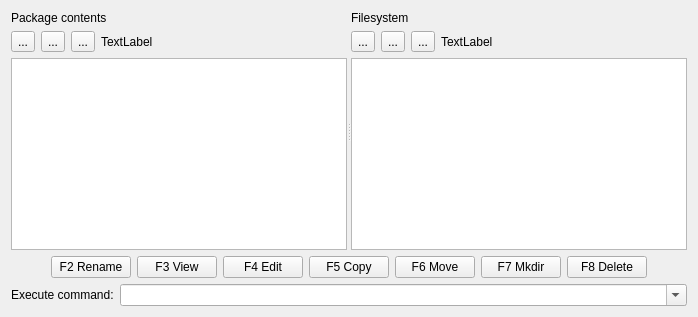
     <widget class="QWidget" name="tab">
      <attribute name="icon">
       <iconset>
        <normaloff>../../../../usr/share/icons/crystalsvg/32x32/actions/filenew.png</normaloff>../../../../usr/share/icons/crystalsvg/32x32/actions/filenew.png</iconset>
      </attribute>
      <attribute name="title">
       <string>File manager</string>
      </attribute>
      <layout class="QVBoxLayout">
       <item>
        <widget class="QSplitter" name="splitter_6">
         <property name="sizePolicy">
          <sizepolicy hsizetype="Expanding" vsizetype="Expanding">
           <horstretch>0</horstretch>
           <verstretch>0</verstretch>
          </sizepolicy>
         </property>
         <property name="orientation">
          <enum>Qt::Horizontal</enum>
         </property>
         <widget class="QWidget" name="layoutWidget">
          <layout class="QVBoxLayout">
           <item>
            <widget class="QLabel" name="label_13">
             <property name="text">
              <string>Package contents</string>
             </property>
            </widget>
           </item>
           <item>
            <layout class="QHBoxLayout">
             <item>
              <widget class="QToolButton" name="goHomeButton">
               <property name="toolTip">
                <string>Go to package root</string>
               </property>
               <property name="text">
                <string>...</string>
               </property>
               <property name="icon">
                <iconset>
                 <normaloff>../../../../usr/share/mpkg/packagebuilder/icons/gohome.png</normaloff>../../../../usr/share/mpkg/packagebuilder/icons/gohome.png</iconset>
               </property>
              </widget>
             </item>
             <item>
              <widget class="QToolButton" name="goUpButton">
               <property name="toolTip">
                <string>Directory up</string>
               </property>
               <property name="text">
                <string>...</string>
               </property>
               <property name="icon">
                <iconset>
                 <normaloff>../../../../usr/share/mpkg/packagebuilder/icons/up.png</normaloff>../../../../usr/share/mpkg/packagebuilder/icons/up.png</iconset>
               </property>
              </widget>
             </item>
             <item>
              <widget class="QToolButton" name="refreshButton">
               <property name="toolTip">
                <string>Refresh</string>
               </property>
               <property name="text">
                <string>...</string>
               </property>
               <property name="icon">
                <iconset>
                 <normaloff>../../../../usr/share/mpkg/packagebuilder/icons/reload.png</normaloff>../../../../usr/share/mpkg/packagebuilder/icons/reload.png</iconset>
               </property>
               <property name="shortcut">
                <string>Ctrl+R</string>
               </property>
              </widget>
             </item>
             <item>
              <widget class="QLabel" name="filelistCurrentPath">
               <property name="text">
                <string>TextLabel</string>
               </property>
              </widget>
             </item>
             <item>
              <spacer>
               <property name="orientation">
                <enum>Qt::Horizontal</enum>
               </property>
               <property name="sizeHint" stdset="0">
                <size>
                 <width>40</width>
                 <height>20</height>
                </size>
               </property>
              </spacer>
             </item>
            </layout>
           </item>
           <item>
            <widget class="QListWidget" name="filelistWidget">
             <property name="selectionMode">
              <enum>QAbstractItemView::ExtendedSelection</enum>
             </property>
             <property name="selectionRectVisible">
              <bool>true</bool>
             </property>
            </widget>
           </item>
          </layout>
         </widget>
         <widget class="QWidget" name="layoutWidget_2">
          <layout class="QVBoxLayout">
           <item>
            <widget class="QLabel" name="label_14">
             <property name="text">
              <string>Filesystem</string>
             </property>
            </widget>
           </item>
           <item>
            <layout class="QHBoxLayout">
             <item>
              <widget class="QToolButton" name="goHomeButton_2">
               <property name="toolTip">
                <string>Go to home directory</string>
               </property>
               <property name="text">
                <string>...</string>
               </property>
               <property name="icon">
                <iconset>
                 <normaloff>../../../../usr/share/mpkg/packagebuilder/icons/gohome.png</normaloff>../../../../usr/share/mpkg/packagebuilder/icons/gohome.png</iconset>
               </property>
              </widget>
             </item>
             <item>
              <widget class="QToolButton" name="goUpButton_2">
               <property name="toolTip">
                <string>Directory up</string>
               </property>
               <property name="text">
                <string>...</string>
               </property>
               <property name="icon">
                <iconset>
                 <normaloff>../../../../usr/share/mpkg/packagebuilder/icons/up.png</normaloff>../../../../usr/share/mpkg/packagebuilder/icons/up.png</iconset>
               </property>
              </widget>
             </item>
             <item>
              <widget class="QToolButton" name="refreshButton_2">
               <property name="toolTip">
                <string>Refresh</string>
               </property>
               <property name="text">
                <string>...</string>
               </property>
               <property name="icon">
                <iconset>
                 <normaloff>../../../../usr/share/mpkg/packagebuilder/icons/reload.png</normaloff>../../../../usr/share/mpkg/packagebuilder/icons/reload.png</iconset>
               </property>
               <property name="shortcut">
                <string>Ctrl+R</string>
               </property>
              </widget>
             </item>
             <item>
              <widget class="QLabel" name="filelistCurrentPath_2">
               <property name="text">
                <string>TextLabel</string>
               </property>
              </widget>
             </item>
             <item>
              <spacer>
               <property name="orientation">
                <enum>Qt::Horizontal</enum>
               </property>
               <property name="sizeHint" stdset="0">
                <size>
                 <width>40</width>
                 <height>20</height>
                </size>
               </property>
              </spacer>
             </item>
            </layout>
           </item>
           <item>
            <widget class="QListWidget" name="filelistWidget_2">
             <property name="editTriggers">
              <set>QAbstractItemView::AnyKeyPressed|QAbstractItemView::DoubleClicked|QAbstractItemView::EditKeyPressed</set>
             </property>
             <property name="selectionMode">
              <enum>QAbstractItemView::ExtendedSelection</enum>
             </property>
            </widget>
           </item>
          </layout>
         </widget>
        </widget>
       </item>
       <item>
        <layout class="QHBoxLayout">
         <item>
          <spacer>
           <property name="orientation">
            <enum>Qt::Horizontal</enum>
           </property>
           <property name="sizeHint" stdset="0">
            <size>
             <width>40</width>
             <height>20</height>
            </size>
           </property>
          </spacer>
         </item>
         <item>
          <widget class="QPushButton" name="renameButton">
           <property name="text">
            <string>F2 Rename</string>
           </property>
           <property name="shortcut">
            <string>F2</string>
           </property>
          </widget>
         </item>
         <item>
          <widget class="QPushButton" name="viewButton">
           <property name="text">
            <string>F3 View</string>
           </property>
           <property name="shortcut">
            <string>F3</string>
           </property>
          </widget>
         </item>
         <item>
          <widget class="QPushButton" name="editButton">
           <property name="text">
            <string>F4 Edit</string>
           </property>
           <property name="shortcut">
            <string>F4</string>
           </property>
          </widget>
         </item>
         <item>
          <widget class="QPushButton" name="copyButton">
           <property name="text">
            <string>F5 Copy</string>
           </property>
           <property name="shortcut">
            <string>F5</string>
           </property>
          </widget>
         </item>
         <item>
          <widget class="QPushButton" name="moveButton">
           <property name="text">
            <string>F6 Move</string>
           </property>
           <property name="shortcut">
            <string>F6</string>
           </property>
          </widget>
         </item>
         <item>
          <widget class="QPushButton" name="mkdirButton">
           <property name="text">
            <string>F7 Mkdir</string>
           </property>
           <property name="shortcut">
            <string>F7</string>
           </property>
          </widget>
         </item>
         <item>
          <widget class="QPushButton" name="deleteButton">
           <property name="text">
            <string>F8 Delete</string>
           </property>
           <property name="shortcut">
            <string>F8</string>
           </property>
          </widget>
         </item>
         <item>
          <spacer>
           <property name="orientation">
            <enum>Qt::Horizontal</enum>
           </property>
           <property name="sizeHint" stdset="0">
            <size>
             <width>40</width>
             <height>20</height>
            </size>
           </property>
          </spacer>
         </item>
        </layout>
       </item>
       <item>
        <layout class="QHBoxLayout">
         <item>
          <widget class="QLabel" name="currentPath">
           <property name="sizePolicy">
            <sizepolicy hsizetype="Minimum" vsizetype="Preferred">
             <horstretch>0</horstretch>
             <verstretch>0</verstretch>
            </sizepolicy>
           </property>
           <property name="text">
            <string>Execute command:</string>
           </property>
          </widget>
         </item>
         <item>
          <widget class="QComboBox" name="cmdLine">
           <property name="sizePolicy">
            <sizepolicy hsizetype="Expanding" vsizetype="Fixed">
             <horstretch>0</horstretch>
             <verstretch>0</verstretch>
            </sizepolicy>
           </property>
           <property name="editable">
            <bool>true</bool>
           </property>
          </widget>
         </item>
        </layout>
       </item>
      </layout>
     </widget>
